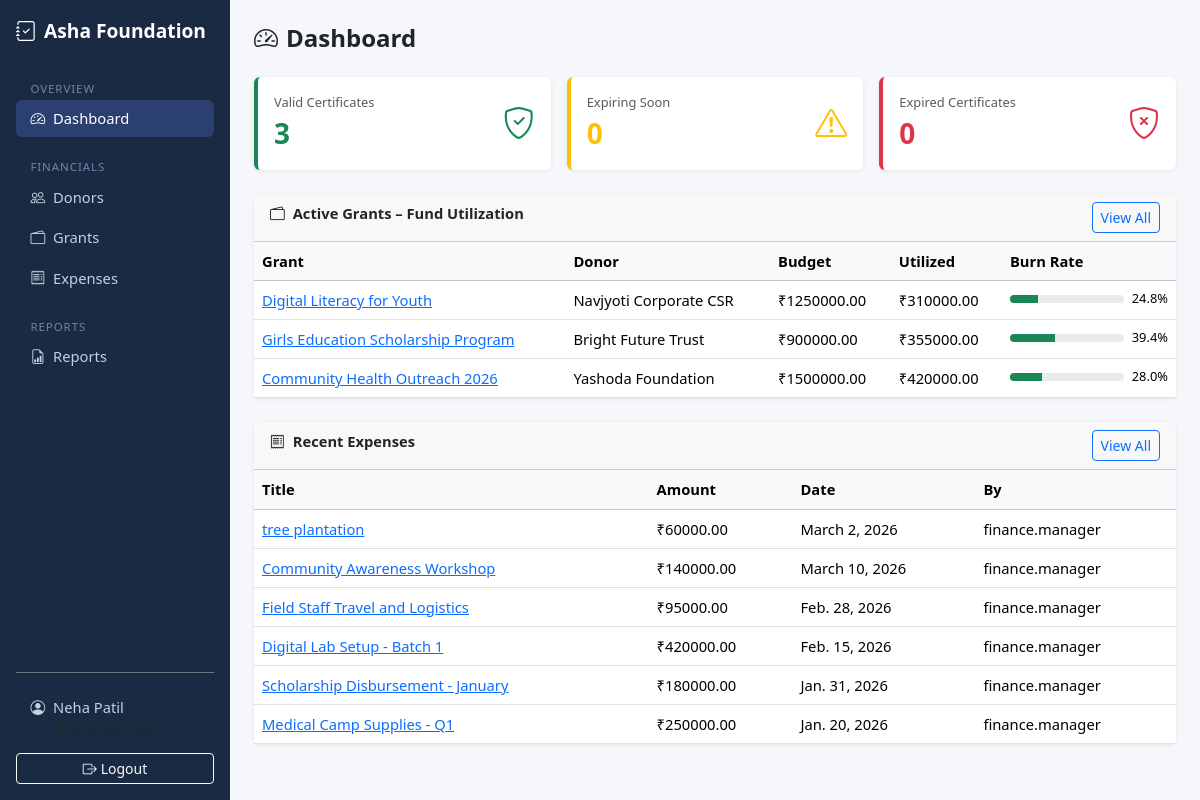
The app's page /accounts/dashboard/ (signed in) with its own data.
### apps/accounts/models.py (models this page shows, shortened)
class User(AbstractUser):
    ROLE_ADMIN = "admin"
    ROLE_FINANCE = "finance"
    ROLE_AUDITOR = "auditor"
    ROLE_CHOICES = [
        (ROLE_ADMIN, "Admin"),
        (ROLE_FINANCE, "Finance Manager"),
        (ROLE_AUDITOR, "Auditor"),
    ]
    role = models.CharField(
        max_length=20,
        choices=ROLE_CHOICES,
        default=ROLE_AUDITOR,
    )
    phone = models.CharField(max_length=20, blank=True)
    @property
    def is_admin_role(self):
        return self.role == self.ROLE_ADMIN
    @property
    def is_finance(self):
        return self.role == self.ROLE_FINANCE
    @property
    def is_auditor(self):
        return self.role == self.ROLE_AUDITOR

### apps/grants/models.py (models this page shows, shortened)
class Grant(models.Model):
    STATUS_PENDING = "pending"
    STATUS_ACTIVE = "active"
    STATUS_CLOSED = "closed"
    STATUS_CHOICES = [
        (STATUS_PENDING, "Pending"),
        (STATUS_ACTIVE, "Active"),
        (STATUS_CLOSED, "Closed"),
    ]
    donor = models.ForeignKey(Donor, on_delete=models.PROTECT, related_name="grants")
    name = models.CharField(max_length=250)
    total_amount = models.DecimalField(max_digits=14, decimal_places=2)
    start_date = models.DateField()
    end_date = models.DateField()
    purpose = models.TextField()
    status = models.CharField(max_length=10, choices=STATUS_CHOICES, default=STATUS_PENDING)
    agreement_file = models.FileField(upload_to="grants/agreements/", blank=True, null=True)
    is_active = models.BooleanField(default=True)  # soft delete
    created_at = models.DateTimeField(auto_now_add=True)
    updated_at = models.DateTimeField(auto_now=True)
    class Meta:
        ordering = ["-created_at"]
    @property
    def utilized_amount(self):
        from django.db.models import Sum
        result = self.allocations.filter(expense__is_active=True).aggregate(total=Sum("allocated_amount"))
        return result["total"] or 0
    @property
    def burn_rate(self):
        if self.total_amount == 0:
            return 0
        return round((self.utilized_amount / self.total_amount) * 100, 1)

### apps/donors/models.py (models this page shows, shortened)
class Donor(models.Model):
    TYPE_INDIVIDUAL = "individual"
    TYPE_ORGANIZATION = "organization"
    TYPE_GOVERNMENT = "government"
    TYPE_CORPORATE = "corporate"
    TYPE_CHOICES = [
        (TYPE_INDIVIDUAL, "Individual"),
        (TYPE_ORGANIZATION, "Organization"),
        (TYPE_GOVERNMENT, "Government"),
        (TYPE_CORPORATE, "Corporate"),
    ]
    name = models.CharField(max_length=200)
    donor_type = models.CharField(max_length=20, choices=TYPE_CHOICES, default=TYPE_INDIVIDUAL)
    email = models.EmailField(blank=True)
    phone = models.CharField(max_length=20, blank=True)
    country = models.CharField(max_length=100, default="India")
    address = models.TextField(blank=True)
    pan_number = models.CharField(max_length=20, blank=True, verbose_name="PAN Number")
    notes = models.TextField(blank=True)
    is_active = models.BooleanField(default=True)  # soft delete
    created_at = models.DateTimeField(auto_now_add=True)
    updated_at = models.DateTimeField(auto_now=True)
    class Meta:
        ordering = ["name"]

### apps/expenses/models.py (models this page shows, shortened)
class Expense(models.Model):
    title = models.CharField(max_length=300)
    total_amount = models.DecimalField(max_digits=14, decimal_places=2)
    expense_date = models.DateField()
    description = models.TextField(blank=True)
    receipt = models.FileField(upload_to="expenses/receipts/")  # required – enforced at form level
    created_by = models.ForeignKey(User, on_delete=models.PROTECT, related_name="expenses")
    is_active = models.BooleanField(default=True)  # soft delete
    created_at = models.DateTimeField(auto_now_add=True)
    updated_at = models.DateTimeField(auto_now=True)
    class Meta:
        ordering = ["-expense_date", "-created_at"]

### apps/accounts/views.py (the view)
# urls.py: path("dashboard/", views.dashboard_view, name="dashboard"),
@login_required
def dashboard_view(request):
    from apps.compliance.models import ComplianceDocument
    from apps.grants.models import Grant
    from apps.expenses.models import Expense
    docs = ComplianceDocument.objects.all()
    compliance_summary = {
        "green": sum(1 for d in docs if d.status == "green"),
        "yellow": sum(1 for d in docs if d.status == "yellow"),
        "red": sum(1 for d in docs if d.status == "red"),
    }
    active_grants = Grant.objects.filter(is_active=True, status="active")
    recent_expenses = Expense.objects.filter(is_active=True).select_related("created_by").order_by("-created_at")[:10]
    context = {
        "compliance_summary": compliance_summary,
        "active_grants": active_grants,
        "recent_expenses": recent_expenses,
    }
    return render(request, "accounts/dashboard.html", context)

### apps/compliance/models.py (called while the page is built)
    @property
    def status(self):
        today = timezone.localdate()
        if self.expiry_date < today:
            return "red"
        delta = (self.expiry_date - today).days
        if delta <= 180:
            return "yellow"
        return "green"

### apps/accounts/templates/accounts/dashboard.html (shortened to what this page needs)
{% extends "base.html" %}
{% block content %}
<h4 class="fw-bold mb-4"><i class="bi bi-speedometer2 me-2"></i>Dashboard</h4>
<div class="row g-3 mb-4">
  <div class="col-md-4">
    <div class="card p-3 border-start border-success border-4">
      <div class="d-flex justify-content-between align-items-center">
        <div>
          <div class="text-muted small">Valid Certificates</div>
          <div class="fs-3 fw-bold text-success">{{ compliance_summary.green }}</div>
        </div>
        <i class="bi bi-shield-check text-success fs-2"></i>
      </div>
    </div>
  </div>
  <div class="col-md-4">
    <div class="card p-3 border-start border-warning border-4">
      <div class="d-flex justify-content-between align-items-center">
        <div>
          <div class="text-muted small">Expiring Soon</div>
          <div class="fs-3 fw-bold text-warning">{{ compliance_summary.yellow }}</div>
        </div>
        <i class="bi bi-exclamation-triangle text-warning fs-2"></i>
      </div>
    </div>
  </div>
  <div class="col-md-4">
    <div class="card p-3 border-start border-danger border-4">
      <div class="d-flex justify-content-between align-items-center">
        <div>
          <div class="text-muted small">Expired Certificates</div>
          <div class="fs-3 fw-bold text-danger">{{ compliance_summary.red }}</div>
        </div>
        <i class="bi bi-shield-x text-danger fs-2"></i>
      </div>
    </div>
  </div>
</div>
<div class="card mb-4">
  <div class="card-header fw-semibold d-flex justify-content-between">
    <span><i class="bi bi-wallet2 me-2"></i>Active Grants – Fund Utilization</span>
    <a href="{% url 'grants:grant_list' %}" class="btn btn-sm btn-outline-primary">View All</a>
  </div>
  <div class="card-body p-0">
    {% if active_grants %}
    <div class="table-responsive">
      <table class="table table-hover mb-0">
        <thead class="table-light">
          <tr><th>Grant</th><th>Donor</th><th>Budget</th><th>Utilized</th><th>Burn Rate</th></tr>
        </thead>
        <tbody>
          {% for grant in active_grants %}
          <tr>
            <td><a href="{% url 'grants:grant_detail' grant.pk %}">{{ grant.name }}</a></td>
            <td>{{ grant.donor.name }}</td>
            <td>₹{{ grant.total_amount|floatformat:2 }}</td>
            <td>₹{{ grant.utilized_amount|floatformat:2 }}</td>
            <td style="min-width:150px;">
              <div class="d-flex align-items-center gap-2">
                <div class="progress flex-grow-1" style="height:8px;">
                  <div class="progress-bar {% if grant.burn_rate >= 90 %}bg-danger{% elif grant.burn_rate >= 70 %}bg-warning{% else %}bg-success{% endif %}"
                       role="progressbar" style="width:{{ grant.burn_rate }}%"></div>
                </div>
                <small>{{ grant.burn_rate }}%</small>
              </div>
            </td>
          </tr>
          {% endfor %}
        </tbody>
      </table>
    </div>
    {% else %}
      <p class="text-muted p-3 mb-0">No active grants.</p>
    {% endif %}
  </div>
</div>
<div class="row g-3">
  <div class="col-12">
    <div class="card">
      <div class="card-header fw-semibold d-flex justify-content-between">
        <span><i class="bi bi-receipt me-2"></i>Recent Expenses</span>
        <a href="{% url 'expenses:expense_list' %}" class="btn btn-sm btn-outline-primary">View All</a>
      </div>
      <div class="card-body p-0">
        {% if recent_expenses %}
        <div class="table-responsive">
          <table class="table table-hover mb-0">
            <thead class="table-light"><tr><th>Title</th><th>Amount</th><th>Date</th><th>By</th></tr></thead>
            <tbody>
              {% for exp in recent_expenses %}
              <tr>
                <td><a href="{% url 'expenses:expense_detail' exp.pk %}">{{ exp.title|truncatechars:35 }}</a></td>
                <td>₹{{ exp.total_amount|floatformat:2 }}</td>
                <td>{{ exp.expense_date }}</td>
                <td>{{ exp.created_by.username }}</td>
              </tr>
              {% endfor %}
            </tbody>
          </table>
        </div>
        {% else %}<p class="text-muted p-3 mb-0">No expenses recorded.</p>{% endif %}
      </div>
    </div>
  </div>
</div>
{% endblock %}

### templates/base.html (shortened to what this page needs)
<!DOCTYPE html>
<html lang="en">
<head>
  <link href="https://cdn.jsdelivr.net/npm/bootstrap@5.3.3/dist/css/bootstrap.min.css" rel="stylesheet">
  <link href="https://cdn.jsdelivr.net/npm/bootstrap-icons@1.11.3/font/bootstrap-icons.min.css" rel="stylesheet">
</head>
<body>
{% if user.is_authenticated %}
<div class="d-flex">
  <nav class="sidebar d-flex flex-column p-3" style="width:230px;flex-shrink:0;">
    <a class="sidebar-brand text-decoration-none mb-4 d-flex align-items-center gap-2" href="{% url 'accounts:dashboard' %}">
      <i class="bi bi-journal-check fs-5"></i> Asha Foundation
    </a>
    <div class="nav-section">Overview</div>
    <a class="nav-link mb-1 {% if request.resolver_match.url_name == 'dashboard' %}active{% endif %}" href="{% url 'accounts:dashboard' %}">
      <i class="bi bi-speedometer2 me-2"></i>Dashboard
    </a>
    {% if user.is_admin_role or user.is_finance or user.is_auditor %}
    <div class="nav-section mt-2">Financials</div>
    <a class="nav-link mb-1" href="{% url 'donors:donor_list' %}">
      <i class="bi bi-people me-2"></i>Donors
    </a>
    <a class="nav-link mb-1" href="{% url 'grants:grant_list' %}">
      <i class="bi bi-wallet2 me-2"></i>Grants
    </a>
    <a class="nav-link mb-1" href="{% url 'expenses:expense_list' %}">
      <i class="bi bi-receipt me-2"></i>Expenses
    </a>
    {% if user.is_finance or user.is_auditor %}
    <div class="nav-section mt-2">Reports</div>
    <a class="nav-link mb-1" href="{% url 'reports:report_index' %}">
      <i class="bi bi-file-earmark-bar-graph me-2"></i>Reports
    </a>
    {% endif %}
    {% endif %}
    <div class="mt-auto pt-3 border-top border-secondary">
      <a class="nav-link mb-1" href="{% url 'accounts:profile' %}">
        <i class="bi bi-person-circle me-2"></i>{{ user.get_full_name|default:user.username }}
        <small class="d-block text-muted ms-4">{{ user.get_role_display }}</small>
      </a>
      <form method="post" action="{% url 'accounts:logout' %}" class="m-0">
        <button type="submit" class="btn btn-sm btn-outline-light w-100 mt-1">
          <i class="bi bi-box-arrow-right me-1"></i>Logout
        </button>
      </form>
    </div>
  </nav>
  <main class="flex-grow-1 p-4">
    {% block content %}{% endblock %}
  </main>
</div>
{% else %}
  {% block auth_content %}{% endblock %}
{% endif %}
</body>
</html>

### templates/base.html (style rules this page uses)
body { font-size: 0.92rem; }
.sidebar { min-height: 100vh; background: #1a2a42; }
.sidebar .nav-link { color: #c5cfe0; border-radius: 6px; padding: .45rem .9rem; }
.sidebar .nav-link:hover, .sidebar .nav-link.active { background: #2b4070; color: #fff; }
.sidebar .nav-section { color: #6e84a8; font-size: .72rem; letter-spacing: .08em; text-transform: uppercase; padding: .6rem .9rem .2rem; }
.sidebar-brand { color: #fff; font-weight: 700; font-size: 1.2rem; }
main { background: #f5f7fa; min-height: 100vh; }
.card { border: none; box-shadow: 0 1px 4px rgba(0,0,0,.08); }

### records on screen
User: get_full_name "Neha Patil"
Grant: name "Digital Literacy for Youth", donor.name "Navjyoti Corporate CSR", total_amount "1250000.00", utilized_amount "310000.00", burn_rate "24.8"
Grant: name "Girls Education Scholarship Program", donor.name "Bright Future Trust", total_amount "900000.00", utilized_amount "355000.00", burn_rate "39.4"
Grant: name "Community Health Outreach 2026", donor.name "Yashoda Foundation", total_amount "1500000.00", utilized_amount "420000.00", burn_rate "28.0"
Expense: title "tree plantation", total_amount "60000.00", expense_date "March 2, 2026", created_by.username "finance.manager"
Expense: title "Community Awareness Workshop", total_amount "140000.00", expense_date "March 10, 2026", created_by.username "finance.manager"
Expense: title "Field Staff Travel and Logistics", total_amount "95000.00", expense_date "Feb. 28, 2026", created_by.username "finance.manager"
Expense: title "Digital Lab Setup - Batch 1", total_amount "420000.00", expense_date "Feb. 15, 2026", created_by.username "finance.manager"
Expense: title "Scholarship Disbursement - January", total_amount "180000.00", expense_date "Jan. 31, 2026", created_by.username "finance.manager"
Expense: title "Medical Camp Supplies - Q1", total_amount "250000.00", expense_date "Jan. 20, 2026", created_by.username "finance.manager"

### other values on screen
{{ compliance_summary.green }} "3"
{{ compliance_summary.yellow }} "0"
{{ compliance_summary.red }} "0"
